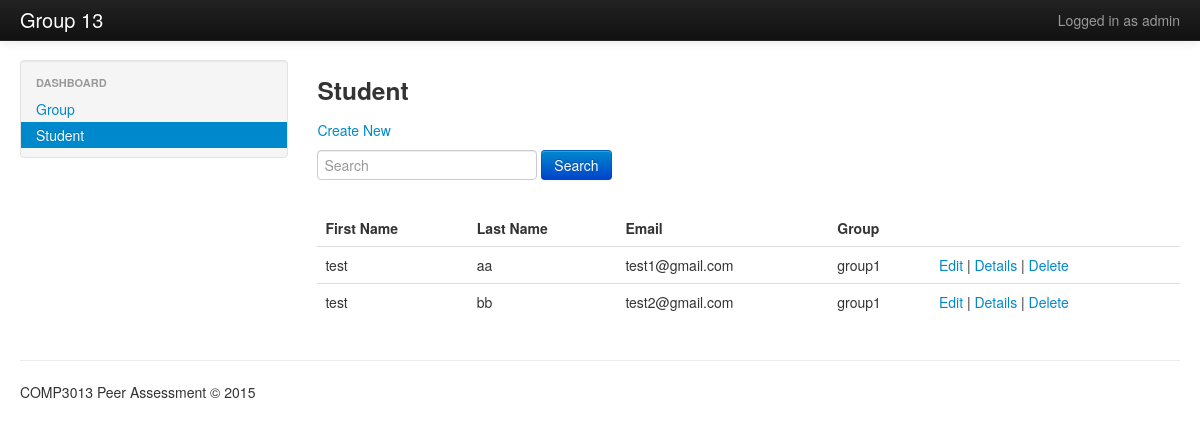
Page /student.php (signed in) on the earlier database version.
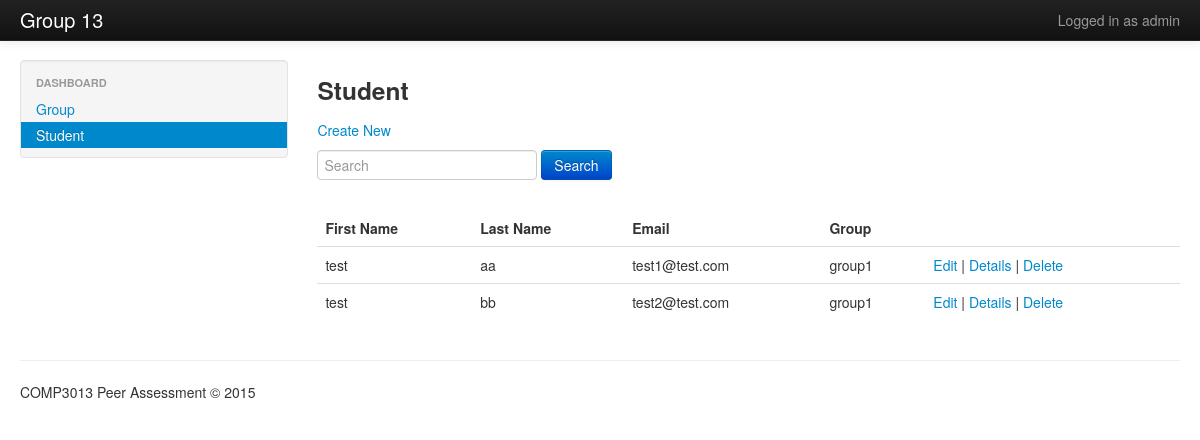
Same page on the later database version.
### tables this page shows
CREATE TABLE `user`(
    id INT UNSIGNED NOT NULL AUTO_INCREMENT,
    firstname VARCHAR(32) NOT NULL,
    lastname VARCHAR(32) NOT NULL,
    email VARCHAR(32) NOT NULL UNIQUE,
    `password` VARCHAR(32) NOT NULL,
    groupid INT UNSIGNED,
    role TINYINT NOT NULL DEFAULT 0 COMMENT '0:user 1:admin',
    PRIMARY KEY(id)
);

CREATE TABLE `group`(
    id INT UNSIGNED NOT NULL AUTO_INCREMENT,
    name VARCHAR(32) NOT NULL UNIQUE,
    review INT UNSIGNED,
    PRIMARY KEY(id)
);

### config.php (called while the page is built)
<?php
return array(
    'DB_HOST' => 'eu-cdbr-azure-west-a.cloudapp.net',
    'DB_PORT' => 3306,
    'DB_NAME' => 'group13',
    'DB_USER' => 'ba96a33141ae7b',
    'DB_PWD' => 'ceda1612',
    'DB_CHARSET' => 'utf-8'
);

### db.php (called while the page is built, shortened)
<?php
    class DbHelper {
        protected $conn;
        function __construct() {
            $config = include('config.php');
            $this->conn = mysqli_connect($config['DB_HOST'], $config['DB_USER'], $config['DB_PWD'], $config['DB_NAME'], $config['DB_PORT']);
            mysqli_query($this->conn, 'SET NAMES ' . $config['DB_CHARSET']);
        }
        function executeQuery($cmdText) {
            $tb = mysqli_query($this->conn, $cmdText);
            $result = array();
            while ($row = mysqli_fetch_array($tb)) {
                $result[] = $row;
            }
            return $result;
        }
    }

### student.php (the view, shortened to what this page needs)
<?php
    include 'db.php';
    $db = new DbHelper();
    $search = isset($_GET['search']) ? trim($_GET['search']) : '';
    if ($search == '') {
        $students = $db->executeQuery("
            select a.*,b.name as `group`
            from `user` a,`group` b
            where a.groupid=b.id and a.groupid is not null
        ");
    }
    else {
        $students = $db->executeQuery("
            select a.*,b.name as `group`
            from `user` a,`group` b
            where a.groupid=b.id and a.groupid is not null and (firstname like '%{$search}%' or lastname like '%{$search}%' or email like '%{$search}%')
        ");
    }
?>
<?php include 'header.php'; ?>
<?php include 'nav.php'; ?>
<div class="container-fluid">
    <div class="row-fluid">
        <div class="span3">
            <div class="well sidebar-nav">
                <ul class="nav nav-list">
                    <li class="nav-header">DASHBOARD</li>
                    <li><a href="group.php">Group</a></li>
                    <li class="active"><a href="student.php">Student</a></li>
                </ul>
            </div>
        </div>
        <div class="span9">
            <h3>Student</h3>
            <p>
                <a href="student_create.php">Create New</a>
            </p>
            <p>
                <form action="" method="get">
                    <input value="<?php echo $search; ?>" type="text" name="search" placeholder="Search" />
                    <button style="vertical-align: top;" type="submit" class="btn btn-primary">Search</button>
                </form>
            </p>
            <table class="table">
                <thead>
                    <tr>
                        <th>First Name</th>
                        <th>Last Name</th>
                        <th>Email</th>
                        <th>Group</th>
                        <th></th>
                    </tr>
                </thead>
                <tbody>
                    <?php foreach ($students as $student) { ?>
                    <tr>
                        <td><?php echo $student['firstname']; ?></td>
                        <td><?php echo $student['lastname']; ?></td>
                        <td><?php echo $student['email']; ?></td>
                        <td><?php echo $student['group']; ?></td>
                        <td>
                            <a href="student_edit.php?id=<?php echo $student['id']; ?>">Edit</a> | <a href="student_details.php?id=<?php echo $student['id']; ?>">Details</a> | <a href="javascript:if(confirm('Delete?'))location.href='student_delete.php?id=<?php echo $student['id']; ?>';">Delete</a>
                        </td>
                    </tr>
                    <?php } ?>
                </tbody>
            </table>
        </div>
    </div>
</div>
<?php include 'footer.php'; ?>

### header.php (shortened to what this page needs)
<!DOCTYPE html>
<html lang="en">
<head>
    <link href="bootstrap/css/bootstrap.css" rel="stylesheet" />
    <link href="bootstrap/css/bootstrap-responsive.css" rel="stylesheet" />
</head>
<body>

### nav.php (shortened to what this page needs)
<div class="navbar navbar-inverse navbar-fixed-top">
    <div class="navbar-inner">
        <div class="container-fluid">
            <a class="brand" href="">Group 13</a>
            <div class="nav-collapse collapse">
                <p class="navbar-text pull-right">
                    Logged in as <a href="logout.php" class="navbar-link"><?php echo $_SESSION['firstname'] . ' ' . $_SESSION['lastname']; ?></a>
                </p>
            </div>
        </div>
    </div>
</div>

### footer.php
    <div class="container-fluid">
        <hr />
        <footer>
            <p>COMP3013 Peer Assessment &copy; 2015</p>
        </footer>
    </div>
</body>
</html>

### header.php (style rules this page uses)
body { padding-top: 60px; padding-bottom: 40px; }
.sidebar-nav { padding: 9px 0; }

Differences in the rows shown:
changed user "aa": email "test1@gmail.com" → "test1@test.com"
changed user "bb": email "test2@gmail.com" → "test2@test.com"
